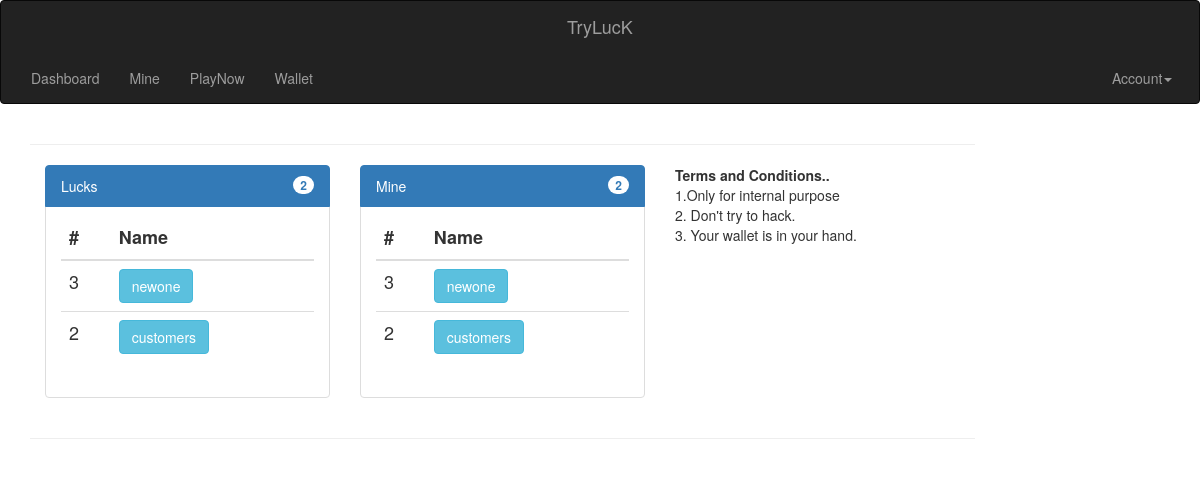
Page /dashboard/ (signed in) on the earlier database version.
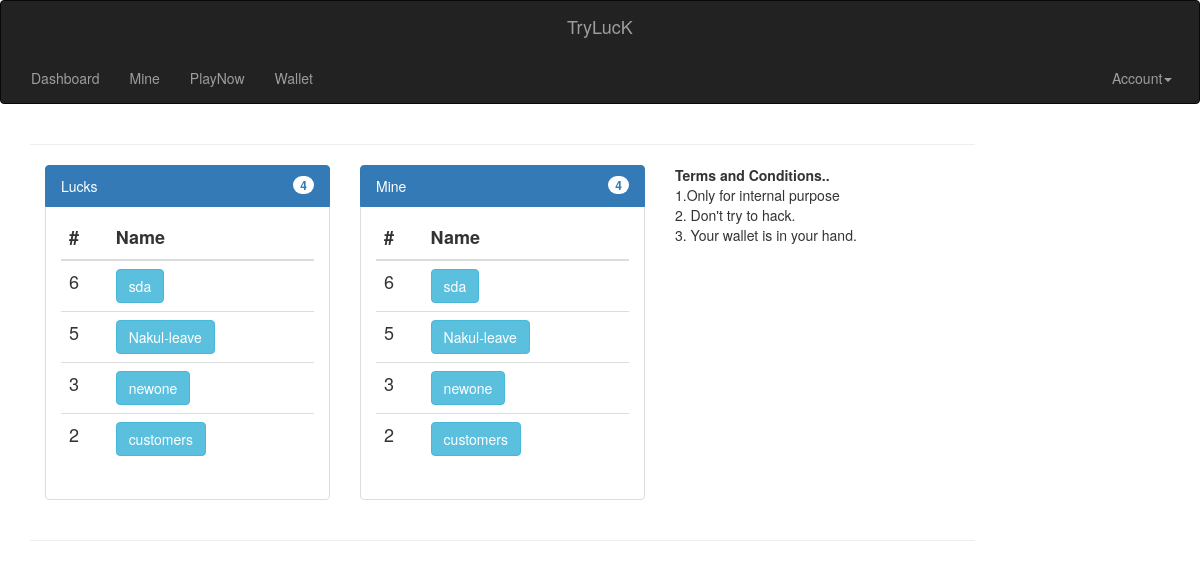
Same page on the later database version.
### lucks/models.py (models this page shows, shortened)
class Luck(models.Model):
    id = models.AutoField(primary_key=True)
    name = models.CharField(max_length=50,unique=True)
    content = models.CharField(max_length=5000)
    head=models.CharField(max_length=50)
    tails=models.CharField(max_length=50)
    search = models.ForeignKey(Search)
    duration = models.DateTimeField()
    amount = models.IntegerField(default=0)
    user = models.ForeignKey(User)
    status=models.CharField(max_length=50,default='open')
    created_at = models.DateTimeField(auto_now_add=True)
    updated_at = models.DateTimeField(auto_now=True)

### dashboard/views.py (the view)
@login_required(login_url='/login/')
def index(request):
    lucks = Luck.objects.all()
    last_lucks = lucks.order_by('-id')[:5]
    mylucks = Luck.objects.filter(user=request.user)
    last_my_lucks = mylucks.order_by('-id')[:5]
    luckcount = lucks.count()
    mycount = last_my_lucks.count()
    return render(request, "dashboard/index.html", {'luckcount':luckcount,'mycount':mycount,'lucks':last_lucks,'mylucks':last_my_lucks})

### templates/dashboard/index.html (shortened to what this page needs)
{% extends "dashboard/base.html" %}
{% block content %}
<div class="container-fluid">
	<div class="row">
		<div class="col-md-12">
			<div class="row">
				<div class="col-md-8">
					<div class="row">
						<div class="col-md-6">
							<div class="list-group">
								<a href="/lucks" class="list-group-item list-group-item-action active justify-content-between">Lucks <span class="badge badge-light badge-pill">{{luckcount}}</span></a>
								<div class="list-group-item">
									<h4 class="list-group-item-heading">
                    <div class="table-responsive">
                                                  <table class="table table-hover">
                                                      <thead>
                                                          <tr>
                                                            <th>#</th>
                                                            <th>Name</th>
                                                          </tr>
                                                      </thead>
                                                      <tbody>
                                                        {% for l in lucks %}
                                                        <tr>
                                                          <td>{{l.id}}</td>
                                                          <td>
                                                            <a href="/lucks/view/{{l.id}}" class="button btn btn-info">{{l.name}}</a>
                                                          </td>
                                                        </tr>
                                                        {% endfor %}
                                                      </tbody>
                                                  </table>
                      </div>
									</h4>
								</div>
							</div>
						</div>
            <div class="col-md-6">
							<div class="list-group">
								<a href="/lucks/my" class="list-group-item list-group-item-action active justify-content-between">Mine <span class="badge badge-light badge-pill">{{mycount}}</span></a>
								<div class="list-group-item">
									<h4 class="list-group-item-heading">
                    <div class="table-responsive">
                                                  <table class="table table-hover">
                                                      <thead>
                                                          <tr>
                                                            <th>#</th>
                                                            <th>Name</th>
                                                          </tr>
                                                      </thead>
                                                      <tbody>
                                                        {% for l in mylucks %}
                                                        <tr>
                                                          <td>{{l.id}}</td>
                                                          <td>
                                                            <a href="/lucks/view/{{l.id}}" class="button btn btn-info">{{l.name}}</a>
                                                          </td>
                                                        </tr>
                                                        {% endfor %}
                                                      </tbody>
                                                  </table>
                      </div>
									</h4>
								</div>
							</div>
						</div>
					</div>
				</div>
				<div class="col-md-4">
					<address>
						 <strong>Terms and Conditions..</strong><br /> 1.Only for internal purpose<br /> 2. Don't try to hack.<br /> 3. Your wallet is in your hand.<br />
					</address>
				</div>
			</div>
		</div>
	</div>
</div>
{% endblock %}

Differences in the rows shown:
added Luck: id "6", name "sda"
added Luck: id "5", name "Nakul-leave"
Other differences:
{{ luckcount }}: "2" → "4"
{{ mycount }}: "2" → "4"
